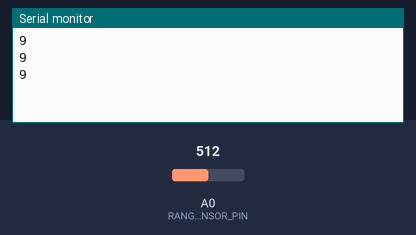
Bench run of a sketch on a simulated Arduino Uno, built with avr-gcc and run on an emulated ATmega328P. On the bench: the last lines printed to the serial monitor. The test bench sets the inputs (shaded band); at power-on: A0 (RANGE_SENSOR_PIN) = 512.

Above: at 1.2 s.
1.3 s: A0 (RANGE_SENSOR_PIN) set to 306
At 1.86 s:
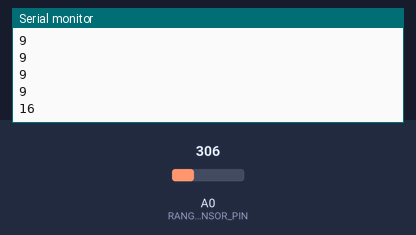
2.8 s: A0 (RANGE_SENSOR_PIN) set to 122
At 3.06 s:
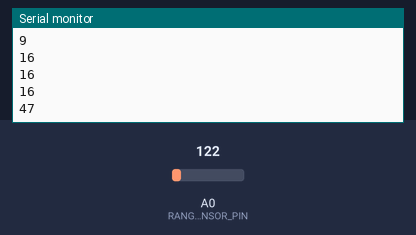
Timing chart, 0 to 5.8 s (numbered marks = the images above; inputs shaded):
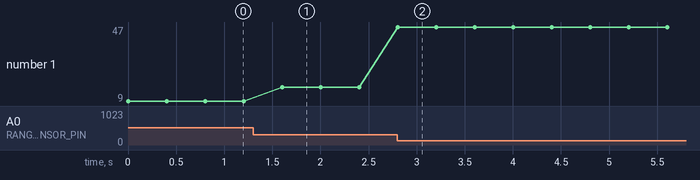

Measured:
- after the input at 1.3 s, the serial monitor: prints a new line after 0.30 s (image 1)
- after the input at 2.8 s, the serial monitor: prints a new line at once (image 2)
- plotted number 1: 9 → 16 after the input at 1.3 s, 16 → 47 after the input at 2.8 s

The sketch:

sharp_10_80.ino
```cpp
//Sharp GP2Y0A21YK0F Analog Distance Sensor 10-80cm
//collects data from an analog sensor

/* Project level constants */
#define RANGE_SENSOR_PIN    A0

#define RANGE_SENSOR_MODEL 1080

int val = 0;                 // variable to store the values from sensor(initially zero)
uint8_t distance=0;          //distance in cm

void setup()
{
  pinMode( RANGE_SENSOR_PIN, INPUT);
  Serial.begin(9600);               // starts the serial monitor
}

void loop()
{
  distance = 4800/(analogRead(RANGE_SENSOR_PIN)-20);

  if(distance > 80) distance = 81;
  else if(distance < 10) distance = 9;

  Serial.println( distance );

  delay(400);                    // wait for this much time before printing next value
}
```
